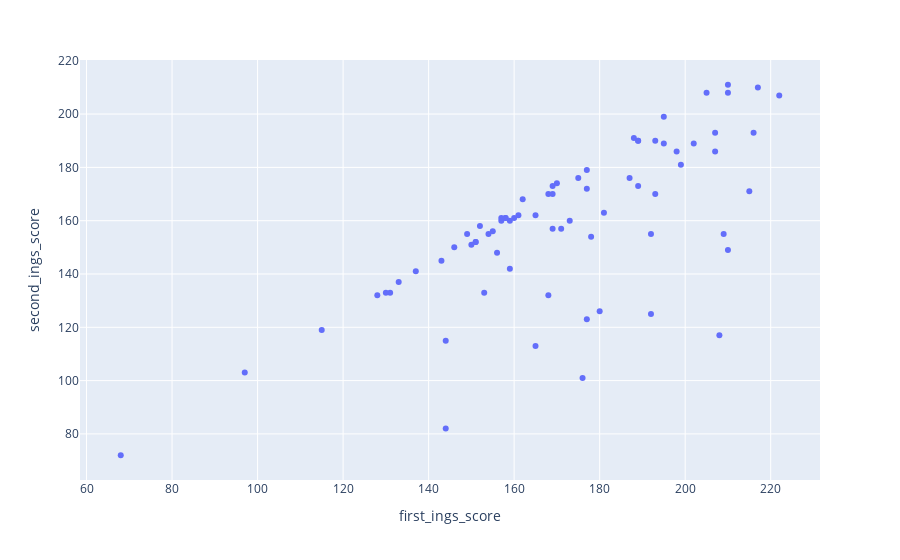

This figure's notebook cell:
### Code cell
px.scatter(df,x = "first_ings_score",y = "second_ings_score")

### Figure 1 — Plotly figure (JSON) as saved in the notebook; plotly's stock layout.template omitted (floating-point values rounded to 4 significant figures)
{"data": [{"hovertemplate": "first_ings_score=%{x}<br>second_ings_score=%{y}<extra></extra>", "legendgroup": "", "marker": {"color": "#636efa", "symbol": "circle"}, "mode": "markers", "name": "", "orientation": "v", "showlegend": false, "type": "scatter", "x": [131, 177, 205, 158, 210, 128, 210, 137, 193, 171, 180, 169, 169, 161, 149, 189, 154, 151, 215, 165, 162, 216, 198, 192, 175, 199, 189, 151, 169, 217, 181, 115, 155, 222, 156, 68, 168, 187, 144, 195, 146, 153, 170, 158, 195, 202, 152, 143, 173, 207, 177, 189, 176, 192, 208, 165, 144, 160, 97, 209, 177, 133, 178, 159, 193, 210, 168, 150, 159, 157, 188, 207, 157, 130], "xaxis": "x", "y": [133, 179, 208, 161, 149, 132, 211, 141, 170, 157, 126, 157, 173, 162, 155, 190, 155, 152, 171, 162, 168, 193, 186, 155, 176, 181, 173, 152, 170, 210, 163, 119, 156, 207, 148, 72, 132, 176, 115, 199, 150, 133, 174, 161, 189, 189, 158, 145, 160, 186, 172, 190, 101, 125, 117, 113, 82, 161, 103, 155, 123, 137, 154, 142, 190, 208, 170, 151, 160, 160, 191, 193, 161, 133], "yaxis": "y"}], "layout": {"legend": {"tracegroupgap": 0}, "margin": {"t": 60}, "xaxis": {"anchor": "y", "domain": [0, 1], "title": {"text": "first_ings_score"}}, "yaxis": {"anchor": "x", "domain": [0, 1], "title": {"text": "second_ings_score"}}}}
